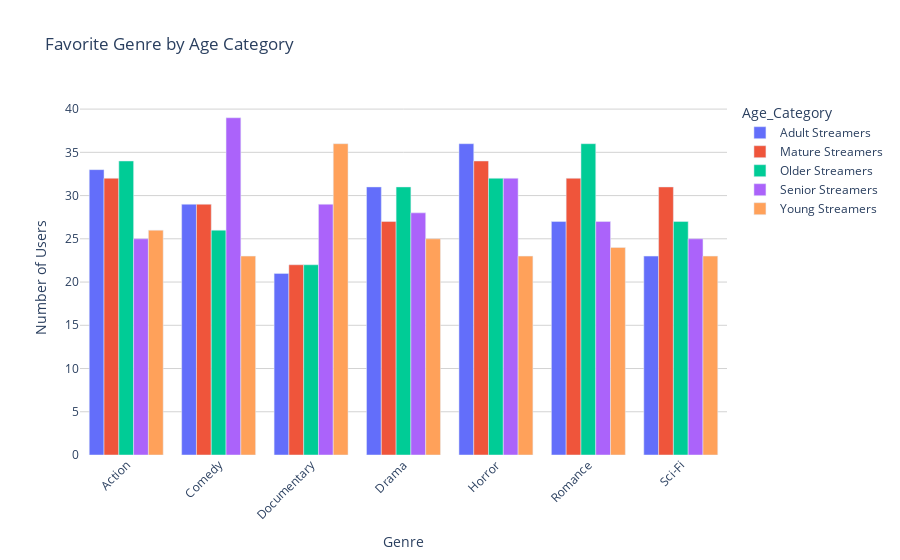

Notebook cell for this chart:
### Code cell
# Prepare the data
genre_counts_reset = genre_counts.reset_index()
genre_melted = genre_counts_reset.melt(
    id_vars='Age_Category',
    var_name='Favorite_Genre',
    value_name='Count'
)

# Create the grouped bar chart
fig = px.bar(
    genre_melted,
    x='Favorite_Genre',
    y='Count',
    color='Age_Category',
    barmode='group',
    title='Favorite Genre by Age Category',
    labels={'Favorite_Genre': 'Genre', 'Count': 'Number of Users'}
)

fig.update_layout(
    xaxis_tickangle=-45,
    plot_bgcolor='white',
    yaxis=dict(gridcolor='lightgray')
)

# Show the figure
fig.show()

### Figure 1 — Plotly figure (JSON) as saved in the notebook; plotly's stock layout.template omitted (floating-point values rounded to 4 significant figures)
{"data": [{"alignmentgroup": "True", "hovertemplate": "Age_Category=Adult Streamers<br>Genre=%{x}<br>Number of Users=%{y}<extra></extra>", "legendgroup": "Adult Streamers", "marker": {"color": "#636efa", "pattern": {"shape": ""}}, "name": "Adult Streamers", "offsetgroup": "Adult Streamers", "orientation": "v", "showlegend": true, "textposition": "auto", "type": "bar", "visible": true, "x": ["Action", "Comedy", "Documentary", "Drama", "Horror", "Romance", "Sci-Fi"], "xaxis": "x", "y": [33, 29, 21, 31, 36, 27, 23], "yaxis": "y"}, {"alignmentgroup": "True", "hovertemplate": "Age_Category=Mature Streamers<br>Genre=%{x}<br>Number of Users=%{y}<extra></extra>", "legendgroup": "Mature Streamers", "marker": {"color": "#EF553B", "pattern": {"shape": ""}}, "name": "Mature Streamers", "offsetgroup": "Mature Streamers", "orientation": "v", "showlegend": true, "textposition": "auto", "type": "bar", "visible": true, "x": ["Action", "Comedy", "Documentary", "Drama", "Horror", "Romance", "Sci-Fi"], "xaxis": "x", "y": [32, 29, 22, 27, 34, 32, 31], "yaxis": "y"}, {"alignmentgroup": "True", "hovertemplate": "Age_Category=Older Streamers<br>Genre=%{x}<br>Number of Users=%{y}<extra></extra>", "legendgroup": "Older Streamers", "marker": {"color": "#00cc96", "pattern": {"shape": ""}}, "name": "Older Streamers", "offsetgroup": "Older Streamers", "orientation": "v", "showlegend": true, "textposition": "auto", "type": "bar", "visible": true, "x": ["Action", "Comedy", "Documentary", "Drama", "Horror", "Romance", "Sci-Fi"], "xaxis": "x", "y": [34, 26, 22, 31, 32, 36, 27], "yaxis": "y"}, {"alignmentgroup": "True", "hovertemplate": "Age_Category=Senior Streamers<br>Genre=%{x}<br>Number of Users=%{y}<extra></extra>", "legendgroup": "Senior Streamers", "marker": {"color": "#ab63fa", "pattern": {"shape": ""}}, "name": "Senior Streamers", "offsetgroup": "Senior Streamers", "orientation": "v", "showlegend": true, "textposition": "auto", "type": "bar", "visible": true, "x": ["Action", "Comedy", "Documentary", "Drama", "Horror", "Romance", "Sci-Fi"], "xaxis": "x", "y": [25, 39, 29, 28, 32, 27, 25], "yaxis": "y"}, {"alignmentgroup": "True", "hovertemplate": "Age_Category=Young Streamers<br>Genre=%{x}<br>Number of Users=%{y}<extra></extra>", "legendgroup": "Young Streamers", "marker": {"color": "#FFA15A", "pattern": {"shape": ""}}, "name": "Young Streamers", "offsetgroup": "Young Streamers", "orientation": "v", "showlegend": true, "textposition": "auto", "type": "bar", "visible": true, "x": ["Action", "Comedy", "Documentary", "Drama", "Horror", "Romance", "Sci-Fi"], "xaxis": "x", "y": [26, 23, 36, 25, 23, 24, 23], "yaxis": "y"}], "layout": {"autosize": true, "barmode": "group", "legend": {"title": {"text": "Age_Category"}, "tracegroupgap": 0}, "plot_bgcolor": "white", "title": {"text": "Favorite Genre by Age Category"}, "xaxis": {"anchor": "y", "autorange": true, "domain": [0, 1], "range": [-0.5, 6.5], "tickangle": -45, "title": {"text": "Genre"}, "type": "category"}, "yaxis": {"anchor": "x", "autorange": true, "domain": [0, 1], "gridcolor": "lightgray", "range": [0, 41.05], "title": {"text": "Number of Users"}, "type": "linear"}}}
